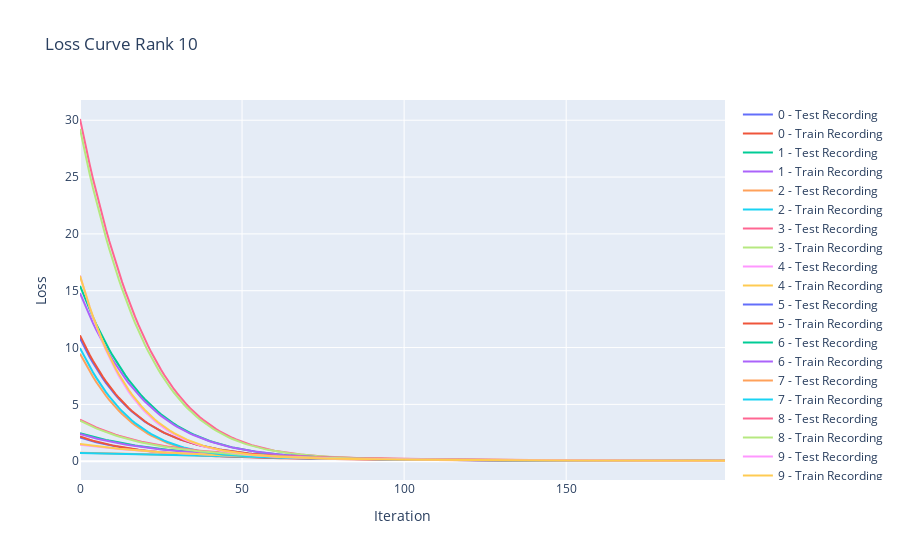

Here is the notebook cell this chart was saved with:
### Code cell
train_loss = np.array(train_loss)
test_loss = np.array(test_loss)

fig = go.Figure()
for recording in range(TOTAL_RECORDINGS):
    fig.add_trace(go.Scatter(y=test_loss[:, recording], name=f'{recording} - Test Recording'))
    fig.add_trace(go.Scatter(y=train_loss[:, recording], name=f'{recording} - Train Recording'))
fig.update_layout(title=f'Loss Curve Rank {RANK}', xaxis_title='Iteration', yaxis_title='Loss')
fig.show()

test_loss_reduced_rank = test_loss[-1]

### Figure 1 — Plotly figure (JSON) as saved in the notebook; plotly's stock layout.template omitted (floating-point values rounded to 4 significant figures; data arrays with more than 128 entries replaced by an {"elided": "..."} marker saying what was removed)
{"data": [{"name": "0 - Test Recording", "type": "scatter", "y": {"elided": "200 float values"}}, {"name": "0 - Train Recording", "type": "scatter", "y": {"elided": "200 float values"}}, {"name": "1 - Test Recording", "type": "scatter", "y": {"elided": "200 float values"}}, {"name": "1 - Train Recording", "type": "scatter", "y": {"elided": "200 float values"}}, {"name": "2 - Test Recording", "type": "scatter", "y": {"elided": "200 float values"}}, {"name": "2 - Train Recording", "type": "scatter", "y": {"elided": "200 float values"}}, {"name": "3 - Test Recording", "type": "scatter", "y": {"elided": "200 float values"}}, {"name": "3 - Train Recording", "type": "scatter", "y": {"elided": "200 float values"}}, {"name": "4 - Test Recording", "type": "scatter", "y": {"elided": "200 float values"}}, {"name": "4 - Train Recording", "type": "scatter", "y": {"elided": "200 float values"}}, {"name": "5 - Test Recording", "type": "scatter", "y": {"elided": "200 float values"}}, {"name": "5 - Train Recording", "type": "scatter", "y": {"elided": "200 float values"}}, {"name": "6 - Test Recording", "type": "scatter", "y": {"elided": "200 float values"}}, {"name": "6 - Train Recording", "type": "scatter", "y": {"elided": "200 float values"}}, {"name": "7 - Test Recording", "type": "scatter", "y": {"elided": "200 float values"}}, {"name": "7 - Train Recording", "type": "scatter", "y": {"elided": "200 float values"}}, {"name": "8 - Test Recording", "type": "scatter", "y": {"elided": "200 float values"}}, {"name": "8 - Train Recording", "type": "scatter", "y": {"elided": "200 float values"}}, {"name": "9 - Test Recording", "type": "scatter", "y": {"elided": "200 float values"}}, {"name": "9 - Train Recording", "type": "scatter", "y": {"elided": "200 float values"}}], "layout": {"title": {"text": "Loss Curve Rank 10"}, "xaxis": {"title": {"text": "Iteration"}}, "yaxis": {"title": {"text": "Loss"}}}}
